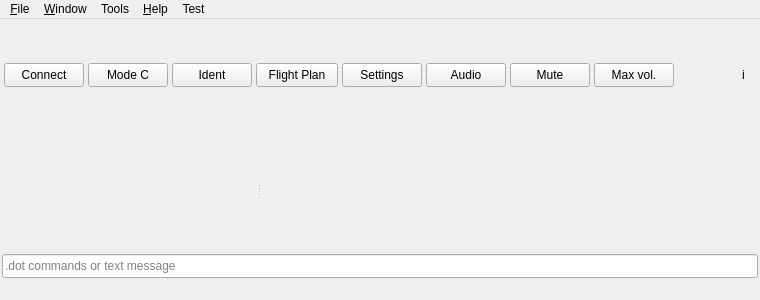
<?xml version="1.0" encoding="UTF-8"?>
<ui version="4.0">
 <class>SwiftGuiStd</class>
 <widget class="QMainWindow" name="SwiftGuiStd">
  <property name="geometry">
   <rect>
    <x>0</x>
    <y>0</y>
    <width>760</width>
    <height>300</height>
   </rect>
  </property>
  <property name="minimumSize">
   <size>
    <width>640</width>
    <height>240</height>
   </size>
  </property>
  <property name="windowTitle">
   <string>swift GUI</string>
  </property>
  <widget class="QWidget" name="wi_CentralWidgetOutside">
   <layout class="QVBoxLayout" name="vl_CentralWidgetOutside">
    <property name="spacing">
     <number>2</number>
    </property>
    <property name="leftMargin">
     <number>2</number>
    </property>
    <property name="topMargin">
     <number>2</number>
    </property>
    <property name="rightMargin">
     <number>2</number>
    </property>
    <property name="bottomMargin">
     <number>2</number>
    </property>
    <item>
     <widget class="swift::gui::COverlayMessagesFrame" name="fr_CentralFrameInside">
      <layout class="QVBoxLayout" name="vl_CentralFrameInside">
       <property name="spacing">
        <number>2</number>
       </property>
       <property name="leftMargin">
        <number>0</number>
       </property>
       <property name="topMargin">
        <number>0</number>
       </property>
       <property name="rightMargin">
        <number>0</number>
       </property>
       <property name="bottomMargin">
        <number>0</number>
       </property>
       <item>
        <widget class="QFrame" name="fr_PrimaryControls">
         <layout class="QHBoxLayout" name="hl_PrimaryControls">
          <property name="spacing">
           <number>4</number>
          </property>
          <property name="leftMargin">
           <number>2</number>
          </property>
          <property name="topMargin">
           <number>2</number>
          </property>
          <property name="rightMargin">
           <number>2</number>
          </property>
          <property name="bottomMargin">
           <number>2</number>
          </property>
          <item>
           <widget class="QPushButton" name="pb_Connect">
            <property name="minimumSize">
             <size>
              <width>78</width>
              <height>24</height>
             </size>
            </property>
            <property name="text">
             <string>Connect</string>
            </property>
            <property name="checkable">
             <bool>true</bool>
            </property>
           </widget>
          </item>
          <item>
           <widget class="QPushButton" name="pb_CockpitModeC">
            <property name="minimumSize">
             <size>
              <width>72</width>
              <height>24</height>
             </size>
            </property>
            <property name="text">
             <string>Mode C</string>
            </property>
            <property name="toolTip">
             <string>Open cockpit transponder controls</string>
            </property>
           </widget>
          </item>
          <item>
           <widget class="QPushButton" name="pb_CockpitIdent">
            <property name="minimumSize">
             <size>
              <width>64</width>
              <height>24</height>
             </size>
            </property>
            <property name="text">
             <string>Ident</string>
            </property>
           </widget>
          </item>
          <item>
           <widget class="QPushButton" name="pb_FlightPlan">
            <property name="minimumSize">
             <size>
              <width>82</width>
              <height>24</height>
             </size>
            </property>
            <property name="text">
             <string>Flight Plan</string>
            </property>
           </widget>
          </item>
          <item>
           <widget class="QPushButton" name="pb_Settings">
            <property name="minimumSize">
             <size>
              <width>72</width>
              <height>24</height>
             </size>
            </property>
            <property name="text">
             <string>Settings</string>
            </property>
           </widget>
          </item>
          <item>
           <widget class="QPushButton" name="pb_Audio">
            <property name="minimumSize">
             <size>
              <width>58</width>
              <height>24</height>
             </size>
            </property>
            <property name="text">
             <string>Audio</string>
            </property>
           </widget>
          </item>
          <item>
           <widget class="QPushButton" name="pb_SoundMute">
            <property name="minimumSize">
             <size>
              <width>54</width>
              <height>24</height>
             </size>
            </property>
            <property name="text">
             <string>Mute</string>
            </property>
            <property name="checkable">
             <bool>true</bool>
            </property>
           </widget>
          </item>
          <item>
           <widget class="QPushButton" name="pb_SoundMaxVolume">
            <property name="minimumSize">
             <size>
              <width>64</width>
              <height>24</height>
             </size>
            </property>
            <property name="statusTip">
             <string>Maximum volume</string>
            </property>
            <property name="text">
             <string>Max vol.</string>
            </property>
           </widget>
          </item>
          <item>
           <spacer name="sp_PrimaryControls">
            <property name="orientation">
             <enum>Qt::Horizontal</enum>
            </property>
            <property name="sizeHint" stdset="0">
             <size>
              <width>40</width>
              <height>20</height>
             </size>
            </property>
           </spacer>
          </item>
          <item>
           <widget class="QToolButton" name="tb_StatusInfo">
            <property name="maximumSize">
             <size>
              <width>24</width>
              <height>24</height>
             </size>
            </property>
            <property name="toolTip">
             <string>Status details</string>
            </property>
            <property name="text">
             <string>i</string>
            </property>
            <property name="autoRaise">
             <bool>true</bool>
            </property>
           </widget>
          </item>
          <item>
           <widget class="swift::gui::components::CInfoBarStatusComponent" name="comp_InfoBarStatus" native="true">
            <property name="maximumSize">
             <size>
              <width>190</width>
              <height>24</height>
             </size>
            </property>
           </widget>
          </item>
         </layout>
        </widget>
       </item>
       <item>
        <widget class="QSplitter" name="sp_MainOperations">
         <property name="orientation">
          <enum>Qt::Horizontal</enum>
         </property>
         <widget class="swift::gui::components::CAtcStationComponent" name="comp_AtcStations">
          <property name="minimumSize">
           <size>
            <width>185</width>
            <height>120</height>
           </size>
          </property>
         </widget>
         <widget class="swift::gui::components::CTextMessageComponent" name="comp_TextMessages">
          <property name="minimumSize">
           <size>
            <width>360</width>
            <height>120</height>
           </size>
          </property>
         </widget>
        </widget>
       </item>
       <item>
        <widget class="swift::gui::components::CCommandInput" name="lep_CommandLineInput">
         <property name="maximumSize">
          <size>
           <width>16777215</width>
           <height>24</height>
          </size>
         </property>
         <property name="toolTip">
          <string>command line (e.g. &quot;.com1&quot;, &quot;.x&quot;, &quot;.msg com1&quot;)</string>
         </property>
         <property name="placeholderText">
          <string>.dot commands or text message</string>
         </property>
        </widget>
       </item>
      </layout>
     </widget>
    </item>
   </layout>
  </widget>
  <widget class="QMenuBar" name="mb_MainMenuBar">
   <property name="geometry">
   <rect>
    <x>0</x>
    <y>0</y>
     <width>760</width>
     <height>25</height>
    </rect>
   </property>
   <widget class="QMenu" name="menu_File">
    <property name="title">
     <string>&amp;File</string>
    </property>
   </widget>
   <widget class="QMenu" name="menu_Window">
    <property name="title">
     <string>&amp;Window</string>
    </property>
    <addaction name="menu_WindowFont"/>
    <addaction name="menu_WindowToggleNavigator"/>
    <addaction name="separator"/>
   </widget>
   <widget class="QMenu" name="menu_Tools">
   <property name="title">
    <string>Tools</string>
   </property>
   <addaction name="menu_AtcDetails"/>
   <addaction name="menu_Cockpit"/>
    <addaction name="menu_Aircraft"/>
    <addaction name="menu_Users"/>
    <addaction name="menu_Simulator"/>
    <addaction name="menu_FlightPlan"/>
    <addaction name="menu_Mapping"/>
    <addaction name="menu_Interpolation"/>
    <addaction name="menu_Radar"/>
    <addaction name="menu_Log"/>
    <addaction name="menu_SettingsPage"/>
    <addaction name="separator"/>
    <addaction name="menu_AutoPublish"/>
    <addaction name="menu_ToggleIncognito"/>
    <addaction name="menu_ModelBrowser"/>
    <addaction name="menu_AfvMap"/>
   </widget>
   <widget class="QMenu" name="menu_Help">
    <property name="title">
     <string>&amp;Help</string>
    </property>
   </widget>
   <widget class="QMenu" name="menu_Test">
    <property name="title">
     <string>Test</string>
    </property>
    <widget class="QMenu" name="menu_PlanePositions">
     <property name="title">
      <string>Set plane positions</string>
     </property>
     <addaction name="menu_TestLocationsEDRY"/>
     <addaction name="menu_TestLocationsEDDF"/>
     <addaction name="menu_TestLocationsEDDM"/>
     <addaction name="menu_TestLocationsEDNX"/>
     <addaction name="menu_TestLocationsLOWW"/>
    </widget>
    <widget class="QMenu" name="menu_Internals">
     <property name="title">
      <string>Internals</string>
     </property>
     <addaction name="menu_InternalsPage"/>
    </widget>
    <addaction name="menu_Internals"/>
    <addaction name="menu_PlanePositions"/>
   </widget>
   <addaction name="menu_File"/>
   <addaction name="menu_Window"/>
   <addaction name="menu_Tools"/>
   <addaction name="menu_Help"/>
   <addaction name="menu_Test"/>
  </widget>
  <widget class="QStatusBar" name="sb_MainStatusBar">
   <property name="minimumSize">
    <size>
     <width>0</width>
     <height>20</height>
    </size>
   </property>
   <property name="sizeGripEnabled">
    <bool>false</bool>
   </property>
  </widget>
  <action name="menu_TestLocationsEDDF">
   <property name="text">
    <string>Position EDDF (Frankfurt, GER)</string>
   </property>
  </action>
  <action name="menu_TestLocationsEDDM">
   <property name="text">
    <string>Position EDDM (Munich, GER)</string>
   </property>
  </action>
  <action name="menu_TestLocationsEDRY">
   <property name="text">
    <string>Position EDRY (Speyer, GER)</string>
   </property>
  </action>
  <action name="menu_TestLocationsEDNX">
   <property name="text">
    <string>Position EDNX (Schleissheim, GER)</string>
   </property>
  </action>
  <action name="menu_TestLocationsLOWW">
   <property name="text">
    <string>Position LOWW (Vienna, AUT)</string>
   </property>
  </action>
  <action name="menu_WindowFont">
   <property name="text">
    <string>Font</string>
   </property>
  </action>
  <action name="menu_WindowMinimize">
   <property name="text">
    <string>Minimize</string>
   </property>
   <property name="shortcut">
    <string>Ctrl+W, Ctrl+M</string>
   </property>
  </action>
  <action name="menu_WindowToggleOnTop">
   <property name="text">
    <string>Toggle stay on top</string>
   </property>
   <property name="shortcut">
    <string>Ctrl+W, Ctrl+T</string>
   </property>
  </action>
  <action name="menu_WindowToggleNavigator">
   <property name="text">
    <string>Navigator</string>
   </property>
   <property name="shortcut">
    <string>Ctrl+W, Ctrl+N</string>
   </property>
  </action>
  <action name="menu_InternalsPage">
   <property name="text">
    <string>Internals</string>
   </property>
  </action>
  <action name="menu_Cockpit">
   <property name="text">
    <string>Cockpit</string>
   </property>
  </action>
  <action name="menu_AtcDetails">
   <property name="text">
    <string>Controllers / ATIS / METAR</string>
   </property>
  </action>
  <action name="menu_Aircraft">
   <property name="text">
    <string>Aircraft</string>
   </property>
  </action>
  <action name="menu_Users">
   <property name="text">
    <string>Users</string>
   </property>
  </action>
  <action name="menu_Simulator">
   <property name="text">
    <string>Simulator</string>
   </property>
  </action>
  <action name="menu_FlightPlan">
   <property name="text">
    <string>Flight Plan</string>
   </property>
  </action>
  <action name="menu_Mapping">
   <property name="text">
    <string>Models</string>
   </property>
  </action>
  <action name="menu_Interpolation">
   <property name="text">
    <string>Interpolation</string>
   </property>
  </action>
  <action name="menu_Radar">
   <property name="text">
    <string>Radar</string>
   </property>
  </action>
  <action name="menu_Log">
   <property name="text">
    <string>Log</string>
   </property>
  </action>
  <action name="menu_SettingsPage">
   <property name="text">
    <string>Settings</string>
   </property>
  </action>
  <action name="menu_AutoPublish">
   <property name="text">
    <string>Auto-publish</string>
   </property>
  </action>
  <action name="menu_ToggleIncognito">
   <property name="text">
    <string>Toggle incognito mode</string>
   </property>
  </action>
  <action name="menu_ModelBrowser">
   <property name="text">
    <string>Model browser</string>
   </property>
  </action>
  <action name="menu_AfvMap">
   <property name="text">
    <string>AFV map</string>
   </property>
  </action>
 </widget>
 <customwidgets>
  <customwidget>
   <class>swift::gui::COverlayMessagesFrame</class>
   <extends>QFrame</extends>
   <header>gui/overlaymessagesframe.h</header>
   <container>1</container>
  </customwidget>
  <customwidget>
   <class>swift::gui::components::CInfoBarStatusComponent</class>
   <extends>QWidget</extends>
   <header>gui/components/infobarstatuscomponent.h</header>
   <container>1</container>
  </customwidget>
  <customwidget>
   <class>swift::gui::components::CAtcStationComponent</class>
   <extends>QFrame</extends>
   <header>gui/components/atcstationcomponent.h</header>
   <container>1</container>
  </customwidget>
  <customwidget>
   <class>swift::gui::components::CTextMessageComponent</class>
   <extends>QFrame</extends>
   <header>gui/components/textmessagecomponent.h</header>
   <container>1</container>
  </customwidget>
  <customwidget>
   <class>swift::gui::components::CCommandInput</class>
   <extends>QLineEdit</extends>
   <header>gui/components/commandinput.h</header>
   <container>1</container>
  </customwidget>
 </customwidgets>
 <tabstops>
  <tabstop>comp_AtcStations</tabstop>
  <tabstop>comp_TextMessages</tabstop>
  <tabstop>lep_CommandLineInput</tabstop>
  <tabstop>pb_Connect</tabstop>
  <tabstop>pb_CockpitModeC</tabstop>
  <tabstop>pb_CockpitIdent</tabstop>
  <tabstop>pb_FlightPlan</tabstop>
  <tabstop>pb_SoundMute</tabstop>
  <tabstop>pb_SoundMaxVolume</tabstop>
  <tabstop>pb_Audio</tabstop>
  <tabstop>pb_Settings</tabstop>
  <tabstop>tb_StatusInfo</tabstop>
 </tabstops>
 <resources/>
 <connections/>
</ui>
